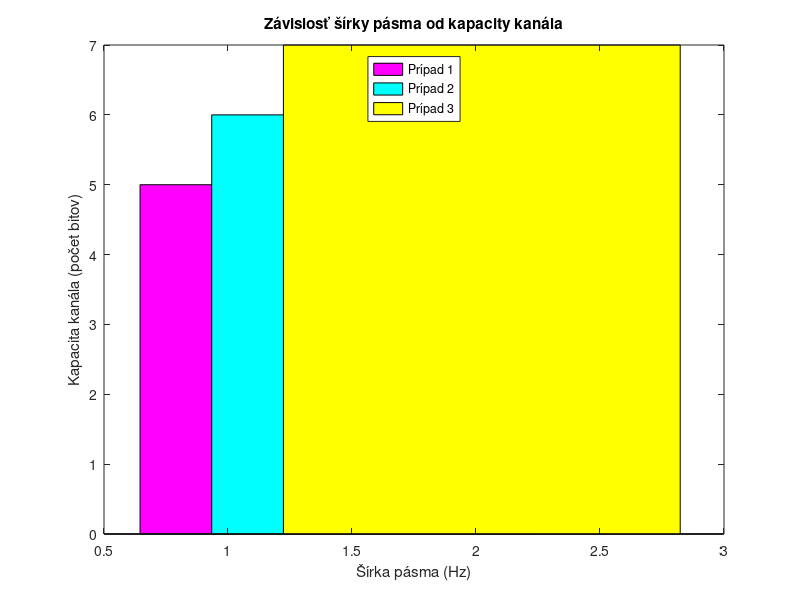

The MATLAB script that drew this image:
%%Zadanie:
%%Vygenerujte náhodnú postupnosť bitov
%%Uvažujte 3 prípady a vložte do postupnosti
%%A: zabezpecovaci bit za kazde 4 bity
%%B: zabezpecovaci bit pred a po 4-bitovej postupnosti
%%C: zabezpecovaci bit za kazdy bit postupnosti
%%Vyjadrite sirku pasma potrebnu na prenos dat za jednotku casu


%%pred spustenim skriptu zavri okna a vymaž premenne
close all;
clear all;

%%Vstupne premenne
interval = 1000; %%interval
delitelnost = 0; %%boolean premenna

%%Pociatocna hodnota Signal/noise ratio - pomer
SNR_dB = 10; % hodnota pre dB
SNR_Watt = 10^(SNR_dB/10); %Hodnota pre WATT

%%cyklus, boolean premennu nastav na 1
while (delitelnost ~= 1)
    generovane_cislo = randi(interval);
    modulo = @(interval) rem(interval, [4]) == 0;
    delitelnost = modulo(generovane_cislo);
end

pole_znakov_random = randi([0 1],1,generovane_cislo);
zabezpecovacibit_matica = 1*ones(1,generovane_cislo/4);
povodne_bity_postupnosti = reshape(pole_znakov_random,4,generovane_cislo/4);

%%MATICA SO ZABEZPECOVACIM BITOM ZA 4 BITMI
A = reshape([povodne_bity_postupnosti; zabezpecovacibit_matica],1,(4+1)*generovane_cislo/4);
%%MATICA SO ZABEZPECOVACIM BITOM NA ZACIATKU A KONCI 4-BITOVEJ POSTUPNOSTI
B = reshape([zabezpecovacibit_matica; povodne_bity_postupnosti; zabezpecovacibit_matica],1,(4+2)*generovane_cislo/4);
%%MATICA SO ZABEZPECOVACIM BITOM ZA KAZDYM BITOM POSTUPNOSTI
C = reshape([zabezpecovacibit_matica; povodne_bity_postupnosti(1:2,:); zabezpecovacibit_matica; povodne_bity_postupnosti(3:end,:); zabezpecovacibit_matica],1,(4+3)*generovane_cislo/4);

%%KAPACITA KANALA = POCET BITOV V MATICIACH
pocetbitovA = numel(A);
pocetbitovB = numel(B);
pocetbitovC = numel(C);

%%SIRKA PASMA, VZOREC ZO VZTAHU SO KAPACITY KANALA + SNR A LOGARITMICKYM VYJADRENIM 
B1 = pocetbitovA/log2(1+SNR_Watt);
B2 = pocetbitovB/log2(1+SNR_Watt);
B3 = pocetbitovC/log2(1+SNR_Watt); 

%%GRAF, ZAVISLOST KAPACITY A SIRKY PASMA
figure('Name','Závislosť šírky pásma od kapacity kanála');
bar(B1, pocetbitovA, 'm')
hold on
bar(B2, pocetbitovB, 'c')
hold on
bar(B3, pocetbitovC ,'y')
hold on
title('Závislosť šírky pásma od kapacity kanála')
ylabel('Kapacita kanála (počet bitov)');
xlabel('Šírka pásma (Hz)');
legend('Prípad 1','Prípad 2','Prípad 3','location','north')

